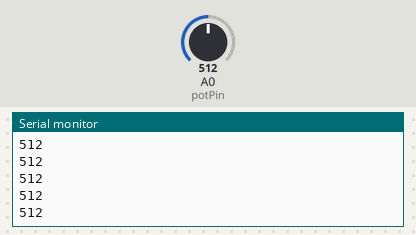
Simulated run of this sketch. Board: Arduino Uno, built with avr-gcc and run on an emulated ATmega328P. Shown: the last lines printed to the serial monitor. Inputs (shaded band) come from the test bench; at power-on: A0 (potPin) = 512.

Above: at 1.2 s.
1.3 s: A0 (potPin) set to 716
At 1.32 s:
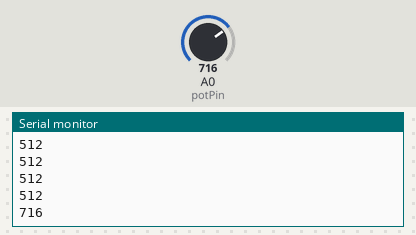
2.8 s: A0 (potPin) set to 900
At 2.83 s:
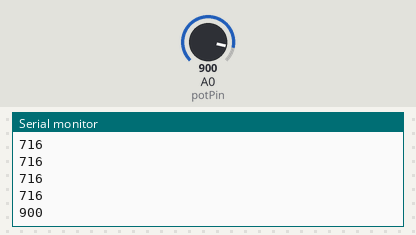
Timing chart, 0 to 5.8 s (numbered marks = the images above; inputs shaded):
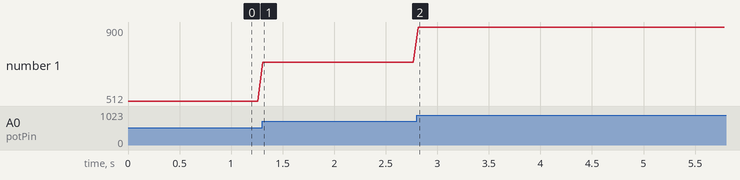

The sketch:

potentio_example.ino
```cpp
int potPin=0;

void setup() {

  // sets the button pin as input
  pinMode(potPin,INPUT);

  //allows us to begin to serial comm. from the arduino

  Serial.begin(9600);
}

void loop() {
  // prints the button state to the terminal
  Serial.println(analogRead(potPin));
  delay(50);
}
```

Measured:
- after the input at 1.3 s, the serial monitor: prints a new line at once (image 1)
- after the input at 2.8 s, the serial monitor: prints a new line at once (image 2)
- plotted number 1: 512 → 716 after the input at 1.3 s, 716 → 900 after the input at 2.8 s
